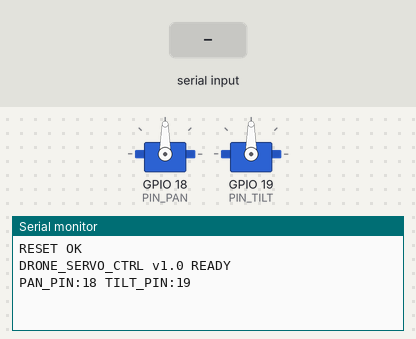
Bench run of a sketch on a simulated ESP32. Parts: 2 × servo, the last lines printed to the serial monitor. The test bench sets the inputs (shaded band).

Above: at 1.2 s.
1.3 s: "PING,1\n" received over Serial
At 2.5 s:
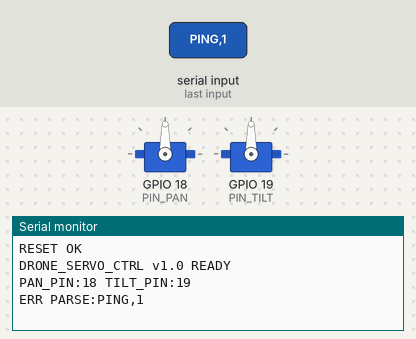
2.8 s: "RESET,1\n" received over Serial
At 4.0 s:
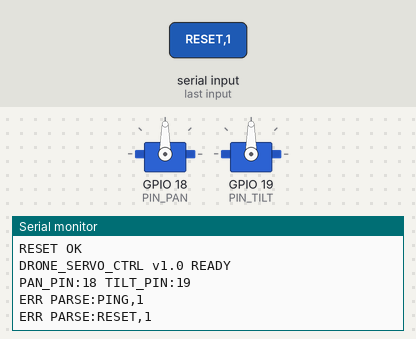
4.3 s: "PING\n" received over Serial
At 4.8 s:
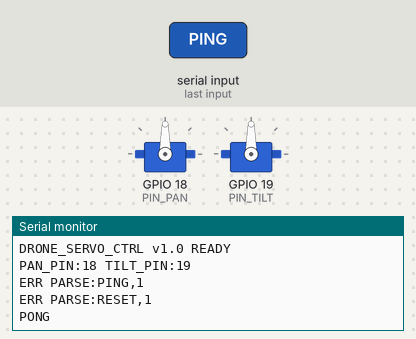

The sketch:

esp32_servo_controller.ino
```cpp
/**
 * esp32_servo_controller.ino
 *
 * Drone Takip Sistemi — ESP32 Pan-Tilt Servo Kontrolcüsü
 *
 * Görev:
 *   UART0 (USB-VCP, 115200 baud) üzerinden Python SerialController'dan
 *   "PAN:<deg>,TILT:<deg>\n" formatında komutlar alır.
 *   İki MG996R servo'ya ESP32 LEDC (PWM) ile hedef açı komutunu uygular.
 *   Ani hareketi yumuşatmak için lineer hızlanma rampalama (acceleration ramp)
 *   kullanılır.
 *
 * Donanım Bağlantıları (plan.txt § 3):
 *   GPIO 18  → Pan  servo  PWM sinyali (turuncu/sarı kablo)
 *   GPIO 19  → Tilt servo  PWM sinyali (turuncu/sarı kablo)
 *   GND      → Ortak GND (servo GND + harici 5V adaptör GND birleşik)
 *   Servo 5V → Harici 5V/5A adaptörden (ESP32 5V pininden BESLEMEYINIZ!)
 *
 * Komut Protokolü:
 *   Gelen: "PAN:45.0,TILT:20.0\n"
 *   Yanıt: "OK PAN:45.0 TILT:20.0\n"   (onay, opsiyonel debug için)
 *
 *   "PING\n"  → "PONG\n"    (T9 bağlantı doğrulama testi için)
 *   "RESET\n" → "RESET OK\n" + servoları merkeze götür
 *
 * Güvenlik:
 *   Açı değerleri [PAN_MIN, PAN_MAX] ve [TILT_MIN, TILT_MAX] aralıklarına kırpılır.
 *   115200 baud → Python tarafındaki SerialController ile eşleşmeli.
 *
 * Derleme Gereksinimleri:
 *   Board: "ESP32 Dev Module" (Arduino IDE → Boards Manager → esp32 by Espressif)
 *   Kütüphane: ESP32Servo (Arduino IDE → Library Manager)
 *              veya Arduino IDE 2.x built-in ESP32 LEDC servo desteği.
 */

#include <ESP32Servo.h>

// ── Pin Tanımları ──────────────────────────────────────────────────────────
static const int PIN_PAN  = 18;
static const int PIN_TILT = 19;

// ── Servo Açı Sınırları ────────────────────────────────────────────────────
// Pan: merkez=90°, -60° → 30°, +60° → 150°
static const float PAN_CENTER   = 90.0f;
static const float PAN_MIN_DEG  = -60.0f;  // yazılım sınırı (derece, merkez=0)
static const float PAN_MAX_DEG  =  60.0f;

// Tilt: merkez=90°, 0° yatay → 90°, 60° yukarı → 150°
static const float TILT_CENTER   = 90.0f;
static const float TILT_MIN_DEG  =  0.0f;
static const float TILT_MAX_DEG  = 60.0f;

// MG996R için PWM microsaniye aralıkları (ölçüm ile kalibre edin)
static const int SERVO_PWM_MIN_US = 500;
static const int SERVO_PWM_MAX_US = 2500;

// ── Rampalama Parametreleri ────────────────────────────────────────────────
// Servo her loop() döngüsünde maksimum bu kadar derece hareket edebilir.
// Düşük değer → daha yumuşak hareket ama yavaş takip.
// Önerilen: 2.0° / loop (50Hz → 100°/sn max hız)
static const float MAX_STEP_DEG = 2.0f;

// ── Durum Değişkenleri ─────────────────────────────────────────────────────
Servo servoPan;
Servo servoTilt;

float targetPan  = PAN_CENTER;   // Hedef açı (servo referansı: 0-180)
float targetTilt = TILT_CENTER;
float currentPan  = PAN_CENTER;
float currentTilt = TILT_CENTER;

String inputBuffer = "";
bool commandReady  = false;

// ── Yardımcı Fonksiyonlar ──────────────────────────────────────────────────

/**
 * Bir float değeri [minVal, maxVal] aralığına kırpar.
 */
float clampf(float val, float minVal, float maxVal) {
  if (val < minVal) return minVal;
  if (val > maxVal) return maxVal;
  return val;
}

/**
 * Kullanıcı koordinat sisteminden (merkez=0) servo açısına (merkez=90) dönüştürür.
 * Pan  : kullanıcı [-60, +60] → servo [30, 150]
 * Tilt : kullanıcı [0, +60]   → servo [90, 150]
 */
float panUserToServo(float userDeg) {
  float clamped = clampf(userDeg, PAN_MIN_DEG, PAN_MAX_DEG);
  return PAN_CENTER + clamped;
}

float tiltUserToServo(float userDeg) {
  float clamped = clampf(userDeg, TILT_MIN_DEG, TILT_MAX_DEG);
  return TILT_CENTER + clamped;
}

/**
 * Lineer rampalama: mevcut açıdan hedef açıya MAX_STEP_DEG adımıyla yaklaş.
 */
float ramp(float current, float target, float maxStep) {
  float diff = target - current;
  if (diff >  maxStep) return current + maxStep;
  if (diff < -maxStep) return current - maxStep;
  return target;
}

/**
 * Her iki servoyu mevcut current* değerleriyle günceller.
 */
void applyServos() {
  servoPan.write((int)currentPan);
  servoTilt.write((int)currentTilt);
}

/**
 * Servoları merkez konumuna götürür ve global değişkenleri sıfırlar.
 */
void resetServos() {
  targetPan  = PAN_CENTER;
  targetTilt = TILT_CENTER;
  currentPan  = PAN_CENTER;
  currentTilt = TILT_CENTER;
  applyServos();
  Serial.println("RESET OK");
}

// ── Komut Ayrıştırıcı ─────────────────────────────────────────────────────

/**
 * "PAN:45.0,TILT:20.0" formatındaki komutu ayrıştırır.
 * Başarılı olursa targetPan ve targetTilt güncellenir.
 *
 * Returns: true → komut geçerli; false → format hatası.
 */
bool parseCommand(const String& cmd) {
  // --- PING / RESET özel komutları ---
  if (cmd == "PING") {
    Serial.println("PONG");
    return true;
  }
  if (cmd == "RESET") {
    resetServos();
    return true;
  }

  // --- PAN:x,TILT:y formatı ---
  int panIdx  = cmd.indexOf("PAN:");
  int tiltIdx = cmd.indexOf("TILT:");
  int commaIdx = cmd.indexOf(',');

  if (panIdx < 0 || tiltIdx < 0 || commaIdx < 0) {
    Serial.print("ERR PARSE:");
    Serial.println(cmd);
    return false;
  }

  // PAN değerini çıkar
  String panStr  = cmd.substring(panIdx + 4, commaIdx);
  String tiltStr = cmd.substring(tiltIdx + 5);

  float userPan  = panStr.toFloat();
  float userTilt = tiltStr.toFloat();

  // Servo koordinat sistemine çevir ve kırp
  targetPan  = panUserToServo(userPan);
  targetTilt = tiltUserToServo(userTilt);

  // Onay mesajı (Python tarafında okunmaz ama seri monitörde görmek için yararlı)
  Serial.print("OK PAN:");
  Serial.print(userPan, 1);
  Serial.print(" TILT:");
  Serial.println(userTilt, 1);

  return true;
}

// ── Setup ──────────────────────────────────────────────────────────────────

void setup() {
  Serial.begin(115200);

  // ESP32Servo kütüphanesi için timer tahsisi
  ESP32PWM::allocateTimer(0);
  ESP32PWM::allocateTimer(1);

  servoPan.setPeriodHertz(50);   // Standard 50 Hz servo
  servoTilt.setPeriodHertz(50);

  servoPan.attach(PIN_PAN,   SERVO_PWM_MIN_US, SERVO_PWM_MAX_US);
  servoTilt.attach(PIN_TILT, SERVO_PWM_MIN_US, SERVO_PWM_MAX_US);

  resetServos();

  Serial.println("DRONE_SERVO_CTRL v1.0 READY");
  Serial.print("PAN_PIN:");
  Serial.print(PIN_PAN);
  Serial.print(" TILT_PIN:");
  Serial.println(PIN_TILT);
}

// ── Loop ───────────────────────────────────────────────────────────────────

void loop() {
  // ── 1. Seri veri oku (satır sonuna kadar biriktir) ─────────────────────
  while (Serial.available() > 0) {
    char c = (char)Serial.read();
    if (c == '\n' || c == '\r') {
      if (inputBuffer.length() > 0) {
        commandReady = true;
      }
    } else {
      inputBuffer += c;
      // Tampon taşmasına karşı koruma (256 byte)
      if (inputBuffer.length() > 256) {
        inputBuffer = "";
      }
    }
  }

  // ── 2. Komut işle ──────────────────────────────────────────────────────
  if (commandReady) {
    inputBuffer.trim();
    parseCommand(inputBuffer);
    inputBuffer  = "";
    commandReady = false;
  }

  // ── 3. Rampalama ile servoları güncelle ────────────────────────────────
  currentPan  = ramp(currentPan,  targetPan,  MAX_STEP_DEG);
  currentTilt = ramp(currentTilt, targetTilt, MAX_STEP_DEG);
  applyServos();

  // 50 Hz servo güncelleme hızı → 20ms bekleme
  delay(20);
}
```

Measured:
- after the input at 1.3 s, the serial monitor: prints a new line at once (image 1)
- after the input at 2.8 s, the serial monitor: prints a new line at once (image 2)
- after the input at 4.3 s, the serial monitor: prints a new line at once (image 3)
